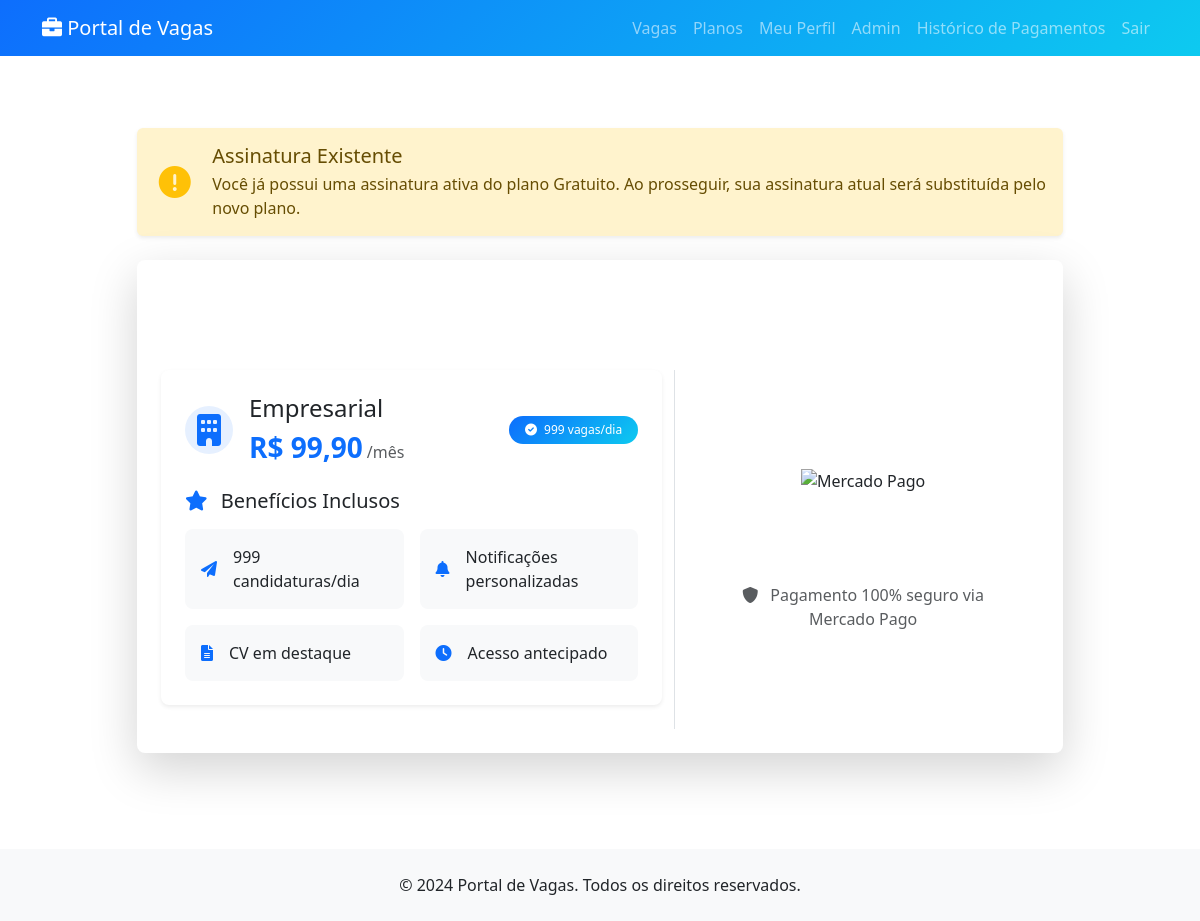
/planos/checkout/13/ (signed in), run on the app's committed database.
### jobs/models.py (models this page shows, shortened)
class Assinatura(models.Model):
    user = models.ForeignKey(User, on_delete=models.CASCADE)
    plano = models.ForeignKey('Plano', on_delete=models.CASCADE)
    data_inicio = models.DateTimeField(auto_now_add=True)
    data_fim = models.DateTimeField()
    ativa = models.BooleanField(default=True)
    renovacao_automatica = models.BooleanField(default=True)
    ultima_renovacao = models.DateTimeField(null=True, blank=True)
    proxima_cobranca = models.DateTimeField(null=True, blank=True)

class Plano(models.Model):
    NIVEL_CHOICES = (
        ('free', 'Gratuito'),
        ('basic', 'Básico'),
        ('premium', 'Premium'),
        ('enterprise', 'Empresarial'),
    )
    nome = models.CharField(max_length=100)
    nivel = models.CharField(max_length=20, choices=NIVEL_CHOICES)
    preco = models.DecimalField(max_digits=10, decimal_places=2)
    descricao = models.TextField()
    vagas_por_dia = models.IntegerField(default=3)  # Número de vagas que pode se candidatar por dia
    destaque_cv = models.BooleanField(default=False)  # CV aparece primeiro para as empresas
    acesso_antecipado = models.BooleanField(default=False)  # Acesso a vagas antes dos outros
    contato_direto = models.BooleanField(default=False)  # Contato direto com recrutadores
    notificacoes = models.BooleanField(default=False)  # Notificações de novas vagas
    mentoria = models.BooleanField(default=False)  # Acesso a mentoria de carreira

### jobs/views.py (the view)
# urls.py: path('planos/checkout/<int:plano_id>/', views.checkout, name='checkout'),
@login_required
def checkout(request, plano_id):
    try:
        plano = get_object_or_404(Plano, id=plano_id)
        assinatura_existente = Assinatura.objects.filter(
            user=request.user,
            ativa=True
        ).first()
        if plano.preco == 0:
            if request.method == 'POST':
                pass
            return render(request, 'jobs/checkout.html', {
                'plano': plano,
                'assinatura_existente': assinatura_existente
            })
        else:
            mp_service = MercadoPagoService()
            preference = mp_service.criar_preferencia(plano, request)
            return render(request, 'jobs/checkout.html', {
                'plano': plano,
                'assinatura_existente': assinatura_existente,
                'public_key': settings.MERCADO_PAGO_PUBLIC_KEY,
                'preference_id': preference['id']
            })
    except Exception as e:
        messages.error(request, 'Ocorreu um erro ao processar o checkout. Tente novamente.')
        return redirect('planos')

### jobs/templates/jobs/checkout.html (shortened to what this page needs)
{% extends 'base.html' %}
{% block content %}
<div class="container py-5">
    <div class="row justify-content-center">
        <div class="col-md-10">
            {% if assinatura_existente %}
            <div class="alert alert-warning mb-4 border-0 shadow-sm">
                <div class="d-flex align-items-center">
                    <div class="alert-icon me-3">
                        <i class="fas fa-exclamation-circle fa-2x text-warning"></i>
                    </div>
                    <div>
                        <h5 class="mb-1">Assinatura Existente</h5>
                        <p class="mb-0">Você já possui uma assinatura ativa do plano {{ assinatura_existente.plano.nome }}.
                        Ao prosseguir, sua assinatura atual será substituída pelo novo plano.</p>
                    </div>
                </div>
            </div>
            {% endif %}
            <div class="card shadow-lg border-0 rounded-3 overflow-hidden">
                <div class="card-header bg-gradient text-white p-4 border-0">
                    <h2 class="text-center mb-0 d-flex align-items-center justify-content-center">
                        <i class="fas {% if plano.preco == 0 %}fa-gift{% else %}fa-shopping-cart{% endif %} me-3"></i>
                    </h2>
                </div>
                <div class="card-body p-4">
                    <div class="row">
                        <div class="col-lg-7 {% if plano.preco > 0 %}border-end{% endif %}">
                            <div class="card shadow-sm border-0 rounded-3 mb-4">
                                <div class="card-body p-4">
                                    <div class="d-flex align-items-center mb-4">
                                        <div class="plan-icon me-3">
                                            {% if plano.nome == 'Premium' %}
                                                <i class="fas fa-crown fa-2x text-warning"></i>
                                            {% elif plano.nome == 'Empresarial' %}
                                                <i class="fas fa-building fa-2x text-primary"></i>
                                            {% else %}
                                                <i class="fas fa-star fa-2x text-primary"></i>
                                            {% endif %}
                                        </div>
                                        <div>
                                            <h3 class="h4 mb-2">{{ plano.nome }}</h3>
                                            <div class="pricing">
                                                <span class="h3 fw-bold text-primary mb-0">R$ {{ plano.preco|floatformat:2 }}</span>
                                                <span class="text-muted">/mês</span>
                                            </div>
                                        </div>
                                        <div class="ms-auto">
                                            <span class="badge bg-primary rounded-pill px-3 py-2">
                                                <i class="fas fa-check-circle me-1"></i>
                                                {{ plano.vagas_por_dia }} vagas/dia
                                            </span>
                                        </div>
                                    </div>
                                    <h5 class="mb-3">
                                        <i class="fas fa-star text-primary me-2"></i>
                                        Benefícios Inclusos
                                    </h5>
                                    <div class="row g-3">
                                        <div class="col-md-6">
                                            <div class="d-flex align-items-center p-3 bg-light rounded-3">
                                                <i class="fas fa-paper-plane text-primary me-3"></i>
                                                <span>{{ plano.vagas_por_dia }} candidaturas/dia</span>
                                            </div>
                                        </div>
                                        {% if plano.notificacoes %}
                                        <div class="col-md-6">
                                            <div class="d-flex align-items-center p-3 bg-light rounded-3">
                                                <i class="fas fa-bell text-primary me-3"></i>
                                                <span>Notificações personalizadas</span>
                                            </div>
                                        </div>
                                        {% endif %}
                                        {% if plano.destaque_cv %}
                                        <div class="col-md-6">
                                            <div class="d-flex align-items-center p-3 bg-light rounded-3">
                                                <i class="fas fa-file-alt text-primary me-3"></i>
                                                <span>CV em destaque</span>
                                            </div>
                                        </div>
                                        {% endif %}
                                        {% if plano.acesso_antecipado %}
                                        <div class="col-md-6">
                                            <div class="d-flex align-items-center p-3 bg-light rounded-3">
                                                <i class="fas fa-clock text-primary me-3"></i>
                                                <span>Acesso antecipado</span>
                                            </div>
                                        </div>
                                        {% endif %}
                                    </div>
                                </div>
                            </div>
                        </div>
                        <div class="col-lg-5">
                            <div class="payment-section h-100 d-flex flex-column justify-content-center p-4">
                                <div class="text-center">
                                    {% if plano.preco > 0 %}
                                        <img src="https://www.mercadopago.com/org-img/MP3/home/logomp3.gif"
                                             alt="Mercado Pago"
                                             class="img-fluid mb-4"
                                             style="max-height: 40px;">
                                        <div class="cho-container w-100 mb-3"></div>
                                        <div class="text-muted mt-3">
                                            <i class="fas fa-shield-alt me-2"></i>
                                            Pagamento 100% seguro via Mercado Pago
                                        </div>
                                    {% else %}
                                        <button type="submit" class="btn btn-success btn-lg rounded-pill px-5">
                                            <i class="fas fa-rocket me-2"></i>
                                            Ativar Plano Gratuito
                                        </button>
                                    {% endif %}
                                </div>
                            </div>
                        </div>
                    </div>
                </div>
            </div>
        </div>
    </div>
</div>
{% endblock %}

### static/jobs/css/style.css (style rules this page uses)
.card { transition: transform 0.2s ease-in-out; }
.badge { font-weight: 500; padding: 0.5em 0.8em; }
.text-primary { color: #0d6efd !important; }
.bg-primary { background: linear-gradient(135deg, #0d6efd 0%, #0dcaf0 100%) !important; }

### jobs/templates/jobs/checkout.html (style rules this page uses)
.bg-gradient { background: linear-gradient(45deg, #007bff, #0056b3); }
.alert-icon { width: 48px; height: 48px; display: flex; align-items: center; justify-content: center; }
.plan-icon { width: 48px; height: 48px; display: flex; align-items: center; justify-content: center; background-color: rgba(13, 110, 253, 0.1); border-radius: 50%; }
.pricing { display: flex; align-items: baseline; gap: 4px; }
.badge { font-weight: 500; }
.bg-light { background-color: #f8f9fa !important; }
.cho-container { min-height: 50px; }

### data on the page
Assinatura: plano.nome "Gratuito"
Plano: nome "Empresarial", preco "99,90", vagas_por_dia "999"
